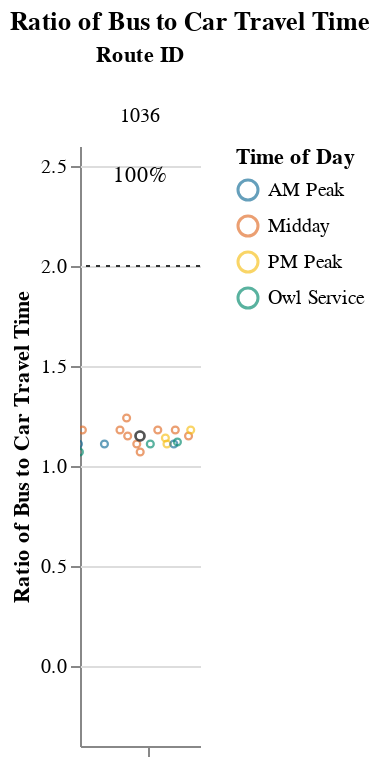
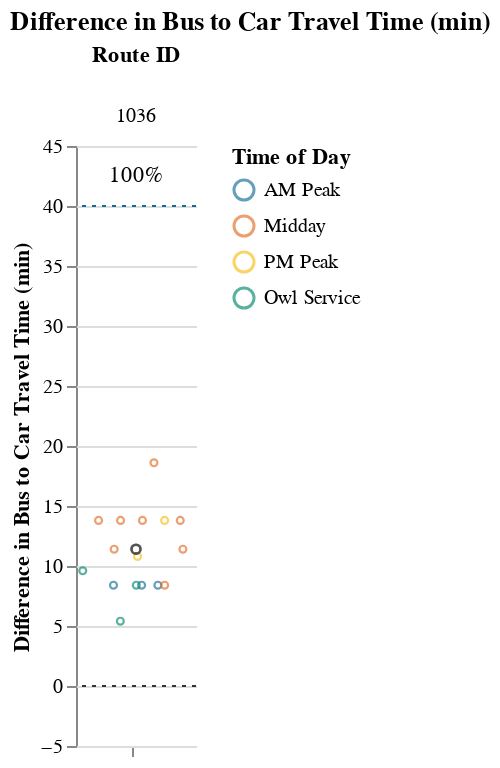

The code cell stored with these charts, in order, in its notebook:
### Markdown cell above
### Long Routes (> 1.5 hrs)

### Code cell
route_group = "long"
try:
    subset_routes, mult, diff  = setup_charts(df, PCT_COMPETITIVE_THRESHOLD, route_group)
    if len(subset_routes) > 0:
        display(
            Markdown(
                f"{CAPTIONS_DICT[route_group]}"
                "Within each route group, routes are sorted in descending order "
                "by % competitive trips and # trips below the additional time cut-off."
            )
        )

        display(mult)
        display(diff)
except:
    print("No routes meet this criteria.")

### Figure 1 — Vega-Lite specification as saved in the notebook (floating-point values rounded to 4 significant figures)
{"config": {"view": {"continuousWidth": 400, "continuousHeight": 300, "stroke": null}, "facet": {"spacing": 0}}, "data": {"name": "data-b0eb11fddb96a2b2f03ba2a9699077b3"}, "facet": {"column": {"field": "route_id", "sort": ["1036"], "title": "Route ID", "type": "nominal"}}, "spec": {"layer": [{"mark": {"type": "point", "opacity": 0.65, "size": 12, "strokeWidth": 1.1}, "encoding": {"color": {"field": "time_of_day", "scale": {"range": ["#136C97", "#E16B26", "#F6BF16", "#00896B", "#7790A3", "#5B559C"]}, "sort": ["AM Peak", "Midday", "PM Peak", "Owl Service"], "title": "Time of Day", "type": "nominal"}, "tooltip": [{"field": "route_id", "type": "nominal"}, {"field": "trip_id", "type": "nominal"}, {"field": "service_hours", "type": "quantitative"}, {"field": "car_duration_hours", "type": "quantitative"}, {"field": "bus_multiplier", "type": "quantitative"}, {"field": "bus_difference", "type": "quantitative"}, {"field": "num_trips", "type": "quantitative"}, {"field": "num_competitive", "type": "quantitative"}, {"field": "pct_trips_competitive", "type": "quantitative"}, {"field": "p25", "type": "quantitative"}, {"field": "p50", "type": "quantitative"}, {"field": "p75", "type": "quantitative"}], "x": {"axis": {"grid": false, "labels": false, "ticks": true, "values": [0]}, "field": "jitter", "scale": {}, "title": null, "type": "quantitative"}, "y": {"field": "bus_multiplier", "scale": {"domain": [-0.25, 2.5]}, "title": "Ratio of Bus to Car Travel Time", "type": "quantitative"}}, "selection": {"selector005": {"type": "interval", "bind": "scales", "encodings": ["x", "y"]}}, "transform": [{"calculate": "sqrt(-2*log(random()))*cos(2*PI*random())", "as": "jitter"}], "width": 60}, {"layer": [{"mark": {"type": "point", "opacity": 0.6, "size": 20, "strokeWidth": 1.3}, "encoding": {"color": {"value": "#323434"}, "y": {"field": "bus_multiplier", "type": "quantitative"}}, "transform": [{"filter": "(datum.p50_trip === 1)"}]}, {"mark": {"type": "rule", "strokeDash": [2, 3]}, "encoding": {"color": {"value": "#323434"}, "y": {"field": "cutoff", "type": "quantitative"}}}, {"mark": {"type": "text", "align": "center", "baseline": "middle"}, "encoding": {"color": {"value": "black"}, "text": {"field": "pct_trips_competitive", "format": ".0%", "type": "quantitative"}, "tooltip": [{"field": "route_id", "type": "nominal"}, {"field": "trip_id", "type": "nominal"}, {"field": "service_hours", "type": "quantitative"}, {"field": "car_duration_hours", "type": "quantitative"}, {"field": "bus_multiplier", "type": "quantitative"}, {"field": "bus_difference", "type": "quantitative"}, {"field": "num_trips", "type": "quantitative"}, {"field": "num_competitive", "type": "quantitative"}, {"field": "pct_trips_competitive", "type": "quantitative"}, {"field": "p25", "type": "quantitative"}, {"field": "p50", "type": "quantitative"}, {"field": "p75", "type": "quantitative"}], "x": {"value": 30}, "y": {"value": 15}}, "transform": [{"calculate": "sqrt(-2*log(random()))*cos(2*PI*random())", "as": "jitter"}, {"filter": "(datum.fastest_trip === 1)"}]}]}]}, "resolve": {"scale": {"y": "shared"}}, "title": "Ratio of Bus to Car Travel Time", "$schema": "https://vega.github.io/schema/vega-lite/v4.17.0.json", "datasets": {"data-b0eb11fddb96a2b2f03ba2a9699077b3": [{"calitp_itp_id": 314, "trip_key": -4961482017217163915, "trip_id": "t_1995353_b_33394_tn_0", "shape_id": "p_2717", "route_id": "1036", "service_hours": 1.38, "trip_first_departure_ts": 39600, "trip_last_arrival_ts": 44580, "departure_hour": 11, "time_of_day": "Midday", "p25": 1.43, "p50": 1.475, "p75": 1.52, "p50_trip": 0, "fastest_trip": 0, "car_duration_hours": 1.29, "competitive_route": 1, "bus_multiplier": 1.07, "bus_difference": 5.4, "num_trips": 20, "num_competitive": 20, "pct_trips_competitive": 1.0, "bus_difference_spread": 13.2, "route_group": "long", "max_trip_hrs": 1.6, "max_trip_route_group": 1.98, "name": "Sonoma County", "caltrans_district": "04 - Oakland", "drmt_organization_name": null, "cutoff2": 40, "cutoff": 2}, {"calitp_itp_id": 314, "trip_key": -289006237527478908, "trip_id": "t_1994988_b_33394_tn_0", "shape_id": "p_1277120", "route_id": "1036", "service_hours": 1.38, "trip_first_departure_ts": 72900, "trip_last_arrival_ts": 77880, "departure_hour": 20, "time_of_day": "Owl Service", "p25": 1.43, "p50": 1.475, "p75": 1.52, "p50_trip": 0, "fastest_trip": 1, "car_duration_hours": 1.29, "competitive_route": 1, "bus_multiplier": 1.07, "bus_difference": 5.4, "num_trips": 20, "num_competitive": 20, "pct_trips_competitive": 1.0, "bus_difference_spread": 13.2, "route_group": "long", "max_trip_hrs": 1.6, "max_trip_route_group": 1.98, "name": "Sonoma County", "caltrans_district": "04 - Oakland", "drmt_organization_name": null, "cutoff2": 40, "cutoff": 2}, {"calitp_itp_id": 314, "trip_key": -777617146173694214, "trip_id": "t_1995018_b_33394_tn_0", "shape_id": "p_2743", "route_id": "1036", "service_hours": 1.43, "trip_first_departure_ts": 26400, "trip_last_arrival_ts": 31560, "departure_hour": 7, "time_of_day": "AM Peak", "p25": 1.43, "p50": 1.475, "p75": 1.52, "p50_trip": 0, "fastest_trip": 0, "car_duration_hours": 1.29, "competitive_route": 1, "bus_multiplier": 1.11, "bus_difference": 8.4, "num_trips": 20, "num_competitive": 20, "pct_trips_competitive": 1.0, "bus_difference_spread": 13.2, "route_group": "long", "max_trip_hrs": 1.6, "max_trip_route_group": 1.98, "name": "Sonoma County", "caltrans_district": "04 - Oakland", "drmt_organization_name": null, "cutoff2": 40, "cutoff": 2}, {"calitp_itp_id": 314, "trip_key": -4127073193513495924, "trip_id": "t_1995154_b_33394_tn_0", "shape_id": "p_2717", "route_id": "1036", "service_hours": 1.43, "trip_first_departure_ts": 45300, "trip_last_arrival_ts": 50460, "departure_hour": 12, "time_of_day": "Midday", "p25": 1.43, "p50": 1.475, "p75": 1.52, "p50_trip": 0, "fastest_trip": 0, "car_duration_hours": 1.29, "competitive_route": 1, "bus_multiplier": 1.11, "bus_difference": 8.4, "num_trips": 20, "num_competitive": 20, "pct_trips_competitive": 1.0, "bus_difference_spread": 13.2, "route_group": "long", "max_trip_hrs": 1.6, "max_trip_route_group": 1.98, "name": "Sonoma County", "caltrans_district": "04 - Oakland", "drmt_organization_name": null, "cutoff2": 40, "cutoff": 2}, {"calitp_itp_id": 314, "trip_key": -4762891809884570032, "trip_id": "t_1995344_b_33394_tn_0", "shape_id": "p_2717", "route_id": "1036", "service_hours": 1.43, "trip_first_departure_ts": 26400, "trip_last_arrival_ts": 31560, "departure_hour": 7, "time_of_day": "AM Peak", "p25": 1.43, "p50": 1.475, "p75": 1.52, "p50_trip": 0, "fastest_trip": 0, "car_duration_hours": 1.29, "competitive_route": 1, "bus_multiplier": 1.11, "bus_difference": 8.4, "num_trips": 20, "num_competitive": 20, "pct_trips_competitive": 1.0, "bus_difference_spread": 13.2, "route_group": "long", "max_trip_hrs": 1.6, "max_trip_route_group": 1.98, "name": "Sonoma County", "caltrans_district": "04 - Oakland", "drmt_organization_name": null, "cutoff2": 40, "cutoff": 2}, {"calitp_itp_id": 314, "trip_key": 5550989759653210337, "trip_id": "t_1995021_b_33394_tn_0", "shape_id": "p_2717", "route_id": "1036", "service_hours": 1.43, "trip_first_departure_ts": 66600, "trip_last_arrival_ts": 71760, "departure_hour": 18, "time_of_day": "PM Peak", "p25": 1.43, "p50": 1.475, "p75": 1.52, "p50_trip": 0, "fastest_trip": 0, "car_duration_hours": 1.29, "competitive_route": 1, "bus_multiplier": 1.11, "bus_difference": 8.4, "num_trips": 20, "num_competitive": 20, "pct_trips_competitive": 1.0, "bus_difference_spread": 13.2, "route_group": "long", "max_trip_hrs": 1.6, "max_trip_route_group": 1.98, "name": "Sonoma County", "caltrans_district": "04 - Oakland", "drmt_organization_name": null, "cutoff2": 40, "cutoff": 2}, {"calitp_itp_id": 314, "trip_key": 1698562714533334624, "trip_id": "t_1995020_b_33394_tn_0", "shape_id": "p_2717", "route_id": "1036", "service_hours": 1.43, "trip_first_departure_ts": 32400, "trip_last_arrival_ts": 37560, "departure_hour": 9, "time_of_day": "AM Peak", "p25": 1.43, "p50": 1.475, "p75": 1.52, "p50_trip": 0, "fastest_trip": 0, "car_duration_hours": 1.29, "competitive_route": 1, "bus_multiplier": 1.11, "bus_difference": 8.4, "num_trips": 20, "num_competitive": 20, "pct_trips_competitive": 1.0, "bus_difference_spread": 13.2, "route_group": "long", "max_trip_hrs": 1.6, "max_trip_route_group": 1.98, "name": "Sonoma County", "caltrans_district": "04 - Oakland", "drmt_organization_name": null, "cutoff2": 40, "cutoff": 2}, {"calitp_itp_id": 314, "trip_key": -2898047065579680099, "trip_id": "t_1995324_b_33394_tn_0", "shape_id": "p_2743", "route_id": "1036", "service_hours": 1.43, "trip_first_departure_ts": 24300, "trip_last_arrival_ts": 29460, "departure_hour": 6, "time_of_day": "Owl Service", "p25": 1.43, "p50": 1.475, "p75": 1.52, "p50_trip": 0, "fastest_trip": 0, "car_duration_hours": 1.29, "competitive_route": 1, "bus_multiplier": 1.11, "bus_difference": 8.4, "num_trips": 20, "num_competitive": 20, "pct_trips_competitive": 1.0, "bus_difference_spread": 13.2, "route_group": "long", "max_trip_hrs": 1.6, "max_trip_route_group": 1.98, "name": "Sonoma County", "caltrans_district": "04 - Oakland", "drmt_organization_name": null, "cutoff2": 40, "cutoff": 2}, {"calitp_itp_id": 314, "trip_key": -2701105274243445297, "trip_id": "t_1995355_b_33394_tn_0", "shape_id": "p_1277129", "route_id": "1036", "service_hours": 1.45, "trip_first_departure_ts": 72300, "trip_last_arrival_ts": 77520, "departure_hour": 20, "time_of_day": "Owl Service", "p25": 1.43, "p50": 1.475, "p75": 1.52, "p50_trip": 0, "fastest_trip": 0, "car_duration_hours": 1.29, "competitive_route": 1, "bus_multiplier": 1.12, "bus_difference": 9.6, "num_trips": 20, "num_competitive": 20, "pct_trips_competitive": 1.0, "bus_difference_spread": 13.2, "route_group": "long", "max_trip_hrs": 1.6, "max_trip_route_group": 1.98, "name": "Sonoma County", "caltrans_district": "04 - Oakland", "drmt_organization_name": null, "cutoff2": 40, "cutoff": 2}, {"calitp_itp_id": 314, "trip_key": -3375662105676163192, "trip_id": "t_1995338_b_33394_tn_0", "shape_id": "p_2743", "route_id": "1036", "service_hours": 1.47, "trip_first_departure_ts": 65400, "trip_last_arrival_ts": 70680, "departure_hour": 18, "time_of_day": "PM Peak", "p25": 1.43, "p50": 1.475, "p75": 1.52, "p50_trip": 0, "fastest_trip": 0, "car_duration_hours": 1.29, "competitive_route": 1, "bus_multiplier": 1.14, "bus_difference": 10.8, "num_trips": 20, "num_competitive": 20, "pct_trips_competitive": 1.0, "bus_difference_spread": 13.2, "route_group": "long", "max_trip_hrs": 1.6, "max_trip_route_group": 1.98, "name": "Sonoma County", "caltrans_district": "04 - Oakland", "drmt_organization_name": null, "cutoff2": 40, "cutoff": 2}, {"calitp_itp_id": 314, "trip_key": -6073962513807807858, "trip_id": "t_1995328_b_33394_tn_0", "shape_id": "p_2743", "route_id": "1036", "service_hours": 1.48, "trip_first_departure_ts": 45900, "trip_last_arrival_ts": 51240, "departure_hour": 12, "time_of_day": "Midday", "p25": 1.43, "p50": 1.475, "p75": 1.52, "p50_trip": 1, "fastest_trip": 0, "car_duration_hours": 1.29, "competitive_route": 1, "bus_multiplier": 1.15, "bus_difference": 11.4, "num_trips": 20, "num_competitive": 20, "pct_trips_competitive": 1.0, "bus_difference_spread": 13.2, "route_group": "long", "max_trip_hrs": 1.6, "max_trip_route_group": 1.98, "name": "Sonoma County", "caltrans_district": "04 - Oakland", "drmt_organization_name": null, "cutoff2": 40, "cutoff": 2}, {"calitp_itp_id": 314, "trip_key": 1448356439023687162, "trip_id": "t_1995019_b_33394_tn_0", "shape_id": "p_2743", "route_id": "1036", "service_hours": 1.48, "trip_first_departure_ts": 42300, "trip_last_arrival_ts": 47640, "departure_hour": 11, "time_of_day": "Midday", "p25": 1.43, "p50": 1.475, "p75": 1.52, "p50_trip": 1, "fastest_trip": 0, "car_duration_hours": 1.29, "competitive_route": 1, "bus_multiplier": 1.15, "bus_difference": 11.4, "num_trips": 20, "num_competitive": 20, "pct_trips_competitive": 1.0, "bus_difference_spread": 13.2, "route_group": "long", "max_trip_hrs": 1.6, "max_trip_route_group": 1.98, "name": "Sonoma County", "caltrans_district": "04 - Oakland", "drmt_organization_name": null, "cutoff2": 40, "cutoff": 2}, {"calitp_itp_id": 314, "trip_key": -9039094463424748836, "trip_id": "t_1995195_b_33394_tn_0", "shape_id": "p_2743", "route_id": "1036", "service_hours": 1.52, "trip_first_departure_ts": 59400, "trip_last_arrival_ts": 64860, "departure_hour": 16, "time_of_day": "Midday", "p25": 1.43, "p50": 1.475, "p75": 1.52, "p50_trip": 0, "fastest_trip": 0, "car_duration_hours": 1.29, "competitive_route": 1, "bus_multiplier": 1.18, "bus_difference": 13.8, "num_trips": 20, "num_competitive": 20, "pct_trips_competitive": 1.0, "bus_difference_spread": 13.2, "route_group": "long", "max_trip_hrs": 1.6, "max_trip_route_group": 1.98, "name": "Sonoma County", "caltrans_district": "04 - Oakland", "drmt_organization_name": null, "cutoff2": 40, "cutoff": 2}, {"calitp_itp_id": 314, "trip_key": 9128019102166862376, "trip_id": "t_1995009_b_33394_tn_0", "shape_id": "p_2717", "route_id": "1036", "service_hours": 1.52, "trip_first_departure_ts": 52200, "trip_last_arrival_ts": 57660, "departure_hour": 14, "time_of_day": "Midday", "p25": 1.43, "p50": 1.475, "p75": 1.52, "p50_trip": 0, "fastest_trip": 0, "car_duration_hours": 1.29, "competitive_route": 1, "bus_multiplier": 1.18, "bus_difference": 13.8, "num_trips": 20, "num_competitive": 20, "pct_trips_competitive": 1.0, "bus_difference_spread": 13.2, "route_group": "long", "max_trip_hrs": 1.6, "max_trip_route_group": 1.98, "name": "Sonoma County", "caltrans_district": "04 - Oakland", "drmt_organization_name": null, "cutoff2": 40, "cutoff": 2}, {"calitp_itp_id": 314, "trip_key": -6968760511560024794, "trip_id": "t_1995350_b_33394_tn_0", "shape_id": "p_2717", "route_id": "1036", "service_hours": 1.52, "trip_first_departure_ts": 62700, "trip_last_arrival_ts": 68160, "departure_hour": 17, "time_of_day": "PM Peak", "p25": 1.43, "p50": 1.475, "p75": 1.52, "p50_trip": 0, "fastest_trip": 0, "car_duration_hours": 1.29, "competitive_route": 1, "bus_multiplier": 1.18, "bus_difference": 13.8, "num_trips": 20, "num_competitive": 20, "pct_trips_competitive": 1.0, "bus_difference_spread": 13.2, "route_group": "long", "max_trip_hrs": 1.6, "max_trip_route_group": 1.98, "name": "Sonoma County", "caltrans_district": "04 - Oakland", "drmt_organization_name": null, "cutoff2": 40, "cutoff": 2}, {"calitp_itp_id": 314, "trip_key": -3523583422549523544, "trip_id": "t_1995348_b_33394_tn_0", "shape_id": "p_2717", "route_id": "1036", "service_hours": 1.52, "trip_first_departure_ts": 58500, "trip_last_arrival_ts": 63960, "departure_hour": 16, "time_of_day": "Midday", "p25": 1.43, "p50": 1.475, "p75": 1.52, "p50_trip": 0, "fastest_trip": 0, "car_duration_hours": 1.29, "competitive_route": 1, "bus_multiplier": 1.18, "bus_difference": 13.8, "num_trips": 20, "num_competitive": 20, "pct_trips_competitive": 1.0, "bus_difference_spread": 13.2, "route_group": "long", "max_trip_hrs": 1.6, "max_trip_route_group": 1.98, "name": "Sonoma County", "caltrans_district": "04 - Oakland", "drmt_organization_name": null, "cutoff2": 40, "cutoff": 2}, {"calitp_itp_id": 314, "trip_key": -4409832134995376467, "trip_id": "t_1995193_b_33394_tn_0", "shape_id": "p_2743", "route_id": "1036", "service_hours": 1.52, "trip_first_departure_ts": 52200, "trip_last_arrival_ts": 57660, "departure_hour": 14, "time_of_day": "Midday", "p25": 1.43, "p50": 1.475, "p75": 1.52, "p50_trip": 0, "fastest_trip": 0, "car_duration_hours": 1.29, "competitive_route": 1, "bus_multiplier": 1.18, "bus_difference": 13.8, "num_trips": 20, "num_competitive": 20, "pct_trips_competitive": 1.0, "bus_difference_spread": 13.2, "route_group": "long", "max_trip_hrs": 1.6, "max_trip_route_group": 1.98, "name": "Sonoma County", "caltrans_district": "04 - Oakland", "drmt_organization_name": null, "cutoff2": 40, "cutoff": 2}, {"calitp_itp_id": 314, "trip_key": 8461849099823558438, "trip_id": "t_1995347_b_33394_tn_0", "shape_id": "p_2717", "route_id": "1036", "service_hours": 1.52, "trip_first_departure_ts": 48600, "trip_last_arrival_ts": 54060, "departure_hour": 13, "time_of_day": "Midday", "p25": 1.43, "p50": 1.475, "p75": 1.52, "p50_trip": 0, "fastest_trip": 0, "car_duration_hours": 1.29, "competitive_route": 1, "bus_multiplier": 1.18, "bus_difference": 13.8, "num_trips": 20, "num_competitive": 20, "pct_trips_competitive": 1.0, "bus_difference_spread": 13.2, "route_group": "long", "max_trip_hrs": 1.6, "max_trip_route_group": 1.98, "name": "Sonoma County", "caltrans_district": "04 - Oakland", "drmt_organization_name": null, "cutoff2": 40, "cutoff": 2}, {"calitp_itp_id": 314, "trip_key": -2740702127935225295, "trip_id": "t_1995326_b_33394_tn_0", "shape_id": "p_2743", "route_id": "1036", "service_hours": 1.52, "trip_first_departure_ts": 32400, "trip_last_arrival_ts": 37860, "departure_hour": 9, "time_of_day": "AM Peak", "p25": 1.43, "p50": 1.475, "p75": 1.52, "p50_trip": 0, "fastest_trip": 0, "car_duration_hours": 1.29, "competitive_route": 1, "bus_multiplier": 1.18, "bus_difference": 13.8, "num_trips": 20, "num_competitive": 20, "pct_trips_competitive": 1.0, "bus_difference_spread": 13.2, "route_group": "long", "max_trip_hrs": 1.6, "max_trip_route_group": 1.98, "name": "Sonoma County", "caltrans_district": "04 - Oakland", "drmt_organization_name": null, "cutoff2": 40, "cutoff": 2}, {"calitp_itp_id": 314, "trip_key": 2450874180248057358, "trip_id": "t_1995333_b_33394_tn_0", "shape_id": "p_2743", "route_id": "1036", "service_hours": 1.6, "trip_first_departure_ts": 38760, "trip_last_arrival_ts": 44520, "departure_hour": 10, "time_of_day": "Midday", "p25": 1.43, "p50": 1.475, "p75": 1.52, "p50_trip": 0, "fastest_trip": 0, "car_duration_hours": 1.29, "competitive_route": 1, "bus_multiplier": 1.24, "bus_difference": 18.6, "num_trips": 20, "num_competitive": 20, "pct_trips_competitive": 1.0, "bus_difference_spread": 13.2, "route_group": "long", "max_trip_hrs": 1.6, "max_trip_route_group": 1.98, "name": "Sonoma County", "caltrans_district": "04 - Oakland", "drmt_organization_name": null, "cutoff2": 40, "cutoff": 2}]}}

### Figure 2 — Vega-Lite specification as saved in the notebook (floating-point values rounded to 4 significant figures)
{"config": {"view": {"continuousWidth": 400, "continuousHeight": 300, "stroke": null}, "facet": {"spacing": 0}}, "data": {"name": "data-359af8d907ffeaad45c8e0fe4442f37a"}, "facet": {"column": {"field": "route_id", "sort": ["1036"], "title": "Route ID", "type": "nominal"}}, "spec": {"layer": [{"mark": {"type": "point", "opacity": 0.65, "size": 12, "strokeWidth": 1.1}, "encoding": {"color": {"field": "time_of_day", "scale": {"range": ["#136C97", "#E16B26", "#F6BF16", "#00896B", "#7790A3", "#5B559C"]}, "sort": ["AM Peak", "Midday", "PM Peak", "Owl Service"], "title": "Time of Day", "type": "nominal"}, "tooltip": [{"field": "route_id", "type": "nominal"}, {"field": "trip_id", "type": "nominal"}, {"field": "service_hours", "type": "quantitative"}, {"field": "car_duration_hours", "type": "quantitative"}, {"field": "bus_multiplier", "type": "quantitative"}, {"field": "bus_difference", "type": "quantitative"}, {"field": "num_trips", "type": "quantitative"}, {"field": "num_competitive", "type": "quantitative"}, {"field": "pct_trips_competitive", "type": "quantitative"}, {"field": "p25", "type": "quantitative"}, {"field": "p50", "type": "quantitative"}, {"field": "p75", "type": "quantitative"}], "x": {"axis": {"grid": false, "labels": false, "ticks": true, "values": [0]}, "field": "jitter", "scale": {}, "title": null, "type": "quantitative"}, "y": {"field": "bus_difference", "scale": {"domain": [-5, 45.0]}, "title": "Difference in Bus to Car Travel Time (min)", "type": "quantitative"}}, "selection": {"selector006": {"type": "interval", "bind": "scales", "encodings": ["x", "y"]}}, "transform": [{"calculate": "sqrt(-2*log(random()))*cos(2*PI*random())", "as": "jitter"}], "width": 60}, {"layer": [{"mark": {"type": "point", "opacity": 0.6, "size": 20, "strokeWidth": 1.3}, "encoding": {"color": {"value": "#323434"}, "y": {"field": "bus_difference", "type": "quantitative"}}, "transform": [{"filter": "(datum.p50_trip === 1)"}]}, {"mark": {"type": "rule", "strokeDash": [2, 3]}, "encoding": {"color": {"value": "#323434"}, "y": {"field": "cutoff", "type": "quantitative"}}}, {"mark": {"type": "rule", "strokeDash": [2, 3]}, "encoding": {"color": {"value": "#136C97"}, "y": {"field": "cutoff2", "type": "quantitative"}}}, {"mark": {"type": "text", "align": "center", "baseline": "middle"}, "encoding": {"color": {"value": "black"}, "text": {"field": "pct_trips_competitive", "format": ".0%", "type": "quantitative"}, "tooltip": [{"field": "route_id", "type": "nominal"}, {"field": "trip_id", "type": "nominal"}, {"field": "service_hours", "type": "quantitative"}, {"field": "car_duration_hours", "type": "quantitative"}, {"field": "bus_multiplier", "type": "quantitative"}, {"field": "bus_difference", "type": "quantitative"}, {"field": "num_trips", "type": "quantitative"}, {"field": "num_competitive", "type": "quantitative"}, {"field": "pct_trips_competitive", "type": "quantitative"}, {"field": "p25", "type": "quantitative"}, {"field": "p50", "type": "quantitative"}, {"field": "p75", "type": "quantitative"}], "x": {"value": 30}, "y": {"value": 15}}, "transform": [{"calculate": "sqrt(-2*log(random()))*cos(2*PI*random())", "as": "jitter"}, {"filter": "(datum.fastest_trip === 1)"}]}]}]}, "resolve": {"scale": {"y": "shared"}}, "title": "Difference in Bus to Car Travel Time (min)", "$schema": "https://vega.github.io/schema/vega-lite/v4.17.0.json", "datasets": {"data-359af8d907ffeaad45c8e0fe4442f37a": [{"calitp_itp_id": 314, "trip_key": -4961482017217163915, "trip_id": "t_1995353_b_33394_tn_0", "shape_id": "p_2717", "route_id": "1036", "service_hours": 1.38, "trip_first_departure_ts": 39600, "trip_last_arrival_ts": 44580, "departure_hour": 11, "time_of_day": "Midday", "p25": 1.43, "p50": 1.475, "p75": 1.52, "p50_trip": 0, "fastest_trip": 0, "car_duration_hours": 1.29, "competitive_route": 1, "bus_multiplier": 1.07, "bus_difference": 5.4, "num_trips": 20, "num_competitive": 20, "pct_trips_competitive": 1.0, "bus_difference_spread": 13.2, "route_group": "long", "max_trip_hrs": 1.6, "max_trip_route_group": 1.98, "name": "Sonoma County", "caltrans_district": "04 - Oakland", "drmt_organization_name": null, "cutoff2": 40, "cutoff": 0}, {"calitp_itp_id": 314, "trip_key": -289006237527478908, "trip_id": "t_1994988_b_33394_tn_0", "shape_id": "p_1277120", "route_id": "1036", "service_hours": 1.38, "trip_first_departure_ts": 72900, "trip_last_arrival_ts": 77880, "departure_hour": 20, "time_of_day": "Owl Service", "p25": 1.43, "p50": 1.475, "p75": 1.52, "p50_trip": 0, "fastest_trip": 1, "car_duration_hours": 1.29, "competitive_route": 1, "bus_multiplier": 1.07, "bus_difference": 5.4, "num_trips": 20, "num_competitive": 20, "pct_trips_competitive": 1.0, "bus_difference_spread": 13.2, "route_group": "long", "max_trip_hrs": 1.6, "max_trip_route_group": 1.98, "name": "Sonoma County", "caltrans_district": "04 - Oakland", "drmt_organization_name": null, "cutoff2": 40, "cutoff": 0}, {"calitp_itp_id": 314, "trip_key": -777617146173694214, "trip_id": "t_1995018_b_33394_tn_0", "shape_id": "p_2743", "route_id": "1036", "service_hours": 1.43, "trip_first_departure_ts": 26400, "trip_last_arrival_ts": 31560, "departure_hour": 7, "time_of_day": "AM Peak", "p25": 1.43, "p50": 1.475, "p75": 1.52, "p50_trip": 0, "fastest_trip": 0, "car_duration_hours": 1.29, "competitive_route": 1, "bus_multiplier": 1.11, "bus_difference": 8.4, "num_trips": 20, "num_competitive": 20, "pct_trips_competitive": 1.0, "bus_difference_spread": 13.2, "route_group": "long", "max_trip_hrs": 1.6, "max_trip_route_group": 1.98, "name": "Sonoma County", "caltrans_district": "04 - Oakland", "drmt_organization_name": null, "cutoff2": 40, "cutoff": 0}, {"calitp_itp_id": 314, "trip_key": -4127073193513495924, "trip_id": "t_1995154_b_33394_tn_0", "shape_id": "p_2717", "route_id": "1036", "service_hours": 1.43, "trip_first_departure_ts": 45300, "trip_last_arrival_ts": 50460, "departure_hour": 12, "time_of_day": "Midday", "p25": 1.43, "p50": 1.475, "p75": 1.52, "p50_trip": 0, "fastest_trip": 0, "car_duration_hours": 1.29, "competitive_route": 1, "bus_multiplier": 1.11, "bus_difference": 8.4, "num_trips": 20, "num_competitive": 20, "pct_trips_competitive": 1.0, "bus_difference_spread": 13.2, "route_group": "long", "max_trip_hrs": 1.6, "max_trip_route_group": 1.98, "name": "Sonoma County", "caltrans_district": "04 - Oakland", "drmt_organization_name": null, "cutoff2": 40, "cutoff": 0}, {"calitp_itp_id": 314, "trip_key": -4762891809884570032, "trip_id": "t_1995344_b_33394_tn_0", "shape_id": "p_2717", "route_id": "1036", "service_hours": 1.43, "trip_first_departure_ts": 26400, "trip_last_arrival_ts": 31560, "departure_hour": 7, "time_of_day": "AM Peak", "p25": 1.43, "p50": 1.475, "p75": 1.52, "p50_trip": 0, "fastest_trip": 0, "car_duration_hours": 1.29, "competitive_route": 1, "bus_multiplier": 1.11, "bus_difference": 8.4, "num_trips": 20, "num_competitive": 20, "pct_trips_competitive": 1.0, "bus_difference_spread": 13.2, "route_group": "long", "max_trip_hrs": 1.6, "max_trip_route_group": 1.98, "name": "Sonoma County", "caltrans_district": "04 - Oakland", "drmt_organization_name": null, "cutoff2": 40, "cutoff": 0}, {"calitp_itp_id": 314, "trip_key": 5550989759653210337, "trip_id": "t_1995021_b_33394_tn_0", "shape_id": "p_2717", "route_id": "1036", "service_hours": 1.43, "trip_first_departure_ts": 66600, "trip_last_arrival_ts": 71760, "departure_hour": 18, "time_of_day": "PM Peak", "p25": 1.43, "p50": 1.475, "p75": 1.52, "p50_trip": 0, "fastest_trip": 0, "car_duration_hours": 1.29, "competitive_route": 1, "bus_multiplier": 1.11, "bus_difference": 8.4, "num_trips": 20, "num_competitive": 20, "pct_trips_competitive": 1.0, "bus_difference_spread": 13.2, "route_group": "long", "max_trip_hrs": 1.6, "max_trip_route_group": 1.98, "name": "Sonoma County", "caltrans_district": "04 - Oakland", "drmt_organization_name": null, "cutoff2": 40, "cutoff": 0}, {"calitp_itp_id": 314, "trip_key": 1698562714533334624, "trip_id": "t_1995020_b_33394_tn_0", "shape_id": "p_2717", "route_id": "1036", "service_hours": 1.43, "trip_first_departure_ts": 32400, "trip_last_arrival_ts": 37560, "departure_hour": 9, "time_of_day": "AM Peak", "p25": 1.43, "p50": 1.475, "p75": 1.52, "p50_trip": 0, "fastest_trip": 0, "car_duration_hours": 1.29, "competitive_route": 1, "bus_multiplier": 1.11, "bus_difference": 8.4, "num_trips": 20, "num_competitive": 20, "pct_trips_competitive": 1.0, "bus_difference_spread": 13.2, "route_group": "long", "max_trip_hrs": 1.6, "max_trip_route_group": 1.98, "name": "Sonoma County", "caltrans_district": "04 - Oakland", "drmt_organization_name": null, "cutoff2": 40, "cutoff": 0}, {"calitp_itp_id": 314, "trip_key": -2898047065579680099, "trip_id": "t_1995324_b_33394_tn_0", "shape_id": "p_2743", "route_id": "1036", "service_hours": 1.43, "trip_first_departure_ts": 24300, "trip_last_arrival_ts": 29460, "departure_hour": 6, "time_of_day": "Owl Service", "p25": 1.43, "p50": 1.475, "p75": 1.52, "p50_trip": 0, "fastest_trip": 0, "car_duration_hours": 1.29, "competitive_route": 1, "bus_multiplier": 1.11, "bus_difference": 8.4, "num_trips": 20, "num_competitive": 20, "pct_trips_competitive": 1.0, "bus_difference_spread": 13.2, "route_group": "long", "max_trip_hrs": 1.6, "max_trip_route_group": 1.98, "name": "Sonoma County", "caltrans_district": "04 - Oakland", "drmt_organization_name": null, "cutoff2": 40, "cutoff": 0}, {"calitp_itp_id": 314, "trip_key": -2701105274243445297, "trip_id": "t_1995355_b_33394_tn_0", "shape_id": "p_1277129", "route_id": "1036", "service_hours": 1.45, "trip_first_departure_ts": 72300, "trip_last_arrival_ts": 77520, "departure_hour": 20, "time_of_day": "Owl Service", "p25": 1.43, "p50": 1.475, "p75": 1.52, "p50_trip": 0, "fastest_trip": 0, "car_duration_hours": 1.29, "competitive_route": 1, "bus_multiplier": 1.12, "bus_difference": 9.6, "num_trips": 20, "num_competitive": 20, "pct_trips_competitive": 1.0, "bus_difference_spread": 13.2, "route_group": "long", "max_trip_hrs": 1.6, "max_trip_route_group": 1.98, "name": "Sonoma County", "caltrans_district": "04 - Oakland", "drmt_organization_name": null, "cutoff2": 40, "cutoff": 0}, {"calitp_itp_id": 314, "trip_key": -3375662105676163192, "trip_id": "t_1995338_b_33394_tn_0", "shape_id": "p_2743", "route_id": "1036", "service_hours": 1.47, "trip_first_departure_ts": 65400, "trip_last_arrival_ts": 70680, "departure_hour": 18, "time_of_day": "PM Peak", "p25": 1.43, "p50": 1.475, "p75": 1.52, "p50_trip": 0, "fastest_trip": 0, "car_duration_hours": 1.29, "competitive_route": 1, "bus_multiplier": 1.14, "bus_difference": 10.8, "num_trips": 20, "num_competitive": 20, "pct_trips_competitive": 1.0, "bus_difference_spread": 13.2, "route_group": "long", "max_trip_hrs": 1.6, "max_trip_route_group": 1.98, "name": "Sonoma County", "caltrans_district": "04 - Oakland", "drmt_organization_name": null, "cutoff2": 40, "cutoff": 0}, {"calitp_itp_id": 314, "trip_key": -6073962513807807858, "trip_id": "t_1995328_b_33394_tn_0", "shape_id": "p_2743", "route_id": "1036", "service_hours": 1.48, "trip_first_departure_ts": 45900, "trip_last_arrival_ts": 51240, "departure_hour": 12, "time_of_day": "Midday", "p25": 1.43, "p50": 1.475, "p75": 1.52, "p50_trip": 1, "fastest_trip": 0, "car_duration_hours": 1.29, "competitive_route": 1, "bus_multiplier": 1.15, "bus_difference": 11.4, "num_trips": 20, "num_competitive": 20, "pct_trips_competitive": 1.0, "bus_difference_spread": 13.2, "route_group": "long", "max_trip_hrs": 1.6, "max_trip_route_group": 1.98, "name": "Sonoma County", "caltrans_district": "04 - Oakland", "drmt_organization_name": null, "cutoff2": 40, "cutoff": 0}, {"calitp_itp_id": 314, "trip_key": 1448356439023687162, "trip_id": "t_1995019_b_33394_tn_0", "shape_id": "p_2743", "route_id": "1036", "service_hours": 1.48, "trip_first_departure_ts": 42300, "trip_last_arrival_ts": 47640, "departure_hour": 11, "time_of_day": "Midday", "p25": 1.43, "p50": 1.475, "p75": 1.52, "p50_trip": 1, "fastest_trip": 0, "car_duration_hours": 1.29, "competitive_route": 1, "bus_multiplier": 1.15, "bus_difference": 11.4, "num_trips": 20, "num_competitive": 20, "pct_trips_competitive": 1.0, "bus_difference_spread": 13.2, "route_group": "long", "max_trip_hrs": 1.6, "max_trip_route_group": 1.98, "name": "Sonoma County", "caltrans_district": "04 - Oakland", "drmt_organization_name": null, "cutoff2": 40, "cutoff": 0}, {"calitp_itp_id": 314, "trip_key": -9039094463424748836, "trip_id": "t_1995195_b_33394_tn_0", "shape_id": "p_2743", "route_id": "1036", "service_hours": 1.52, "trip_first_departure_ts": 59400, "trip_last_arrival_ts": 64860, "departure_hour": 16, "time_of_day": "Midday", "p25": 1.43, "p50": 1.475, "p75": 1.52, "p50_trip": 0, "fastest_trip": 0, "car_duration_hours": 1.29, "competitive_route": 1, "bus_multiplier": 1.18, "bus_difference": 13.8, "num_trips": 20, "num_competitive": 20, "pct_trips_competitive": 1.0, "bus_difference_spread": 13.2, "route_group": "long", "max_trip_hrs": 1.6, "max_trip_route_group": 1.98, "name": "Sonoma County", "caltrans_district": "04 - Oakland", "drmt_organization_name": null, "cutoff2": 40, "cutoff": 0}, {"calitp_itp_id": 314, "trip_key": 9128019102166862376, "trip_id": "t_1995009_b_33394_tn_0", "shape_id": "p_2717", "route_id": "1036", "service_hours": 1.52, "trip_first_departure_ts": 52200, "trip_last_arrival_ts": 57660, "departure_hour": 14, "time_of_day": "Midday", "p25": 1.43, "p50": 1.475, "p75": 1.52, "p50_trip": 0, "fastest_trip": 0, "car_duration_hours": 1.29, "competitive_route": 1, "bus_multiplier": 1.18, "bus_difference": 13.8, "num_trips": 20, "num_competitive": 20, "pct_trips_competitive": 1.0, "bus_difference_spread": 13.2, "route_group": "long", "max_trip_hrs": 1.6, "max_trip_route_group": 1.98, "name": "Sonoma County", "caltrans_district": "04 - Oakland", "drmt_organization_name": null, "cutoff2": 40, "cutoff": 0}, {"calitp_itp_id": 314, "trip_key": -6968760511560024794, "trip_id": "t_1995350_b_33394_tn_0", "shape_id": "p_2717", "route_id": "1036", "service_hours": 1.52, "trip_first_departure_ts": 62700, "trip_last_arrival_ts": 68160, "departure_hour": 17, "time_of_day": "PM Peak", "p25": 1.43, "p50": 1.475, "p75": 1.52, "p50_trip": 0, "fastest_trip": 0, "car_duration_hours": 1.29, "competitive_route": 1, "bus_multiplier": 1.18, "bus_difference": 13.8, "num_trips": 20, "num_competitive": 20, "pct_trips_competitive": 1.0, "bus_difference_spread": 13.2, "route_group": "long", "max_trip_hrs": 1.6, "max_trip_route_group": 1.98, "name": "Sonoma County", "caltrans_district": "04 - Oakland", "drmt_organization_name": null, "cutoff2": 40, "cutoff": 0}, {"calitp_itp_id": 314, "trip_key": -3523583422549523544, "trip_id": "t_1995348_b_33394_tn_0", "shape_id": "p_2717", "route_id": "1036", "service_hours": 1.52, "trip_first_departure_ts": 58500, "trip_last_arrival_ts": 63960, "departure_hour": 16, "time_of_day": "Midday", "p25": 1.43, "p50": 1.475, "p75": 1.52, "p50_trip": 0, "fastest_trip": 0, "car_duration_hours": 1.29, "competitive_route": 1, "bus_multiplier": 1.18, "bus_difference": 13.8, "num_trips": 20, "num_competitive": 20, "pct_trips_competitive": 1.0, "bus_difference_spread": 13.2, "route_group": "long", "max_trip_hrs": 1.6, "max_trip_route_group": 1.98, "name": "Sonoma County", "caltrans_district": "04 - Oakland", "drmt_organization_name": null, "cutoff2": 40, "cutoff": 0}, {"calitp_itp_id": 314, "trip_key": -4409832134995376467, "trip_id": "t_1995193_b_33394_tn_0", "shape_id": "p_2743", "route_id": "1036", "service_hours": 1.52, "trip_first_departure_ts": 52200, "trip_last_arrival_ts": 57660, "departure_hour": 14, "time_of_day": "Midday", "p25": 1.43, "p50": 1.475, "p75": 1.52, "p50_trip": 0, "fastest_trip": 0, "car_duration_hours": 1.29, "competitive_route": 1, "bus_multiplier": 1.18, "bus_difference": 13.8, "num_trips": 20, "num_competitive": 20, "pct_trips_competitive": 1.0, "bus_difference_spread": 13.2, "route_group": "long", "max_trip_hrs": 1.6, "max_trip_route_group": 1.98, "name": "Sonoma County", "caltrans_district": "04 - Oakland", "drmt_organization_name": null, "cutoff2": 40, "cutoff": 0}, {"calitp_itp_id": 314, "trip_key": 8461849099823558438, "trip_id": "t_1995347_b_33394_tn_0", "shape_id": "p_2717", "route_id": "1036", "service_hours": 1.52, "trip_first_departure_ts": 48600, "trip_last_arrival_ts": 54060, "departure_hour": 13, "time_of_day": "Midday", "p25": 1.43, "p50": 1.475, "p75": 1.52, "p50_trip": 0, "fastest_trip": 0, "car_duration_hours": 1.29, "competitive_route": 1, "bus_multiplier": 1.18, "bus_difference": 13.8, "num_trips": 20, "num_competitive": 20, "pct_trips_competitive": 1.0, "bus_difference_spread": 13.2, "route_group": "long", "max_trip_hrs": 1.6, "max_trip_route_group": 1.98, "name": "Sonoma County", "caltrans_district": "04 - Oakland", "drmt_organization_name": null, "cutoff2": 40, "cutoff": 0}, {"calitp_itp_id": 314, "trip_key": -2740702127935225295, "trip_id": "t_1995326_b_33394_tn_0", "shape_id": "p_2743", "route_id": "1036", "service_hours": 1.52, "trip_first_departure_ts": 32400, "trip_last_arrival_ts": 37860, "departure_hour": 9, "time_of_day": "AM Peak", "p25": 1.43, "p50": 1.475, "p75": 1.52, "p50_trip": 0, "fastest_trip": 0, "car_duration_hours": 1.29, "competitive_route": 1, "bus_multiplier": 1.18, "bus_difference": 13.8, "num_trips": 20, "num_competitive": 20, "pct_trips_competitive": 1.0, "bus_difference_spread": 13.2, "route_group": "long", "max_trip_hrs": 1.6, "max_trip_route_group": 1.98, "name": "Sonoma County", "caltrans_district": "04 - Oakland", "drmt_organization_name": null, "cutoff2": 40, "cutoff": 0}, {"calitp_itp_id": 314, "trip_key": 2450874180248057358, "trip_id": "t_1995333_b_33394_tn_0", "shape_id": "p_2743", "route_id": "1036", "service_hours": 1.6, "trip_first_departure_ts": 38760, "trip_last_arrival_ts": 44520, "departure_hour": 10, "time_of_day": "Midday", "p25": 1.43, "p50": 1.475, "p75": 1.52, "p50_trip": 0, "fastest_trip": 0, "car_duration_hours": 1.29, "competitive_route": 1, "bus_multiplier": 1.24, "bus_difference": 18.6, "num_trips": 20, "num_competitive": 20, "pct_trips_competitive": 1.0, "bus_difference_spread": 13.2, "route_group": "long", "max_trip_hrs": 1.6, "max_trip_route_group": 1.98, "name": "Sonoma County", "caltrans_district": "04 - Oakland", "drmt_organization_name": null, "cutoff2": 40, "cutoff": 0}]}}
